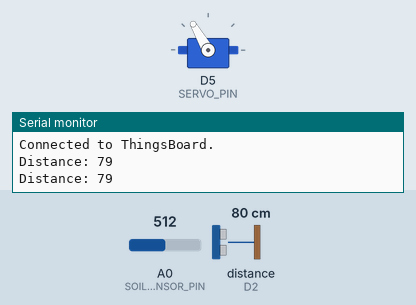
The program below on a simulated ESP8266 (NodeMCU). Parts: servo, the last lines printed to the serial monitor. Wiring (inferred from the names in the program): ultrasonic range finder: trigger D1; echo D2. The inputs (shaded band) are chosen by the test bench; at power-on: distance to the obstacle (sensor on D2) 80 cm, A0 (SOIL_SENSOR_PIN) = 512. The echo pulse lasts 58.3 µs per cm; WiFi joins after 1.5 s; servers stay silent unless stated; no MQTT or app messages arrive unless stated.

Above: at 3.2 s.
3.3 s: distance to the obstacle (sensor on D2) set to 19 cm
5.5 s: distance to the obstacle (sensor on D2) set to 15 cm
At 7.0 s:
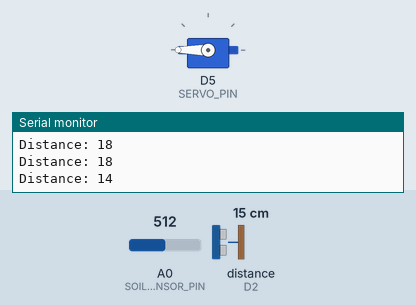
9.6 s: distance to the obstacle (sensor on D2) set to 12 cm
12.0 s: distance to the obstacle (sensor on D2) set to 9 cm
At 14.4 s:
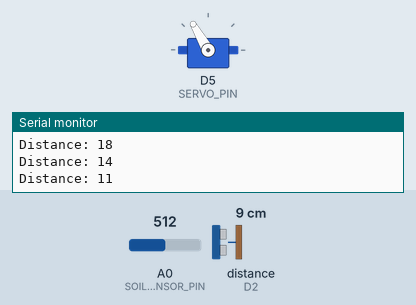
Timing chart, 0 to 15.9 s (numbered marks = the images above; inputs shaded):
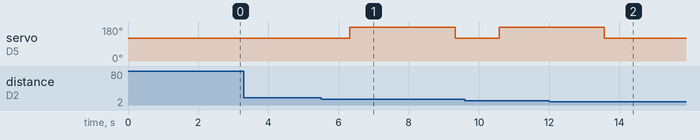

Measured:
- the behaviour switches between 17 and 16 cm on distance to the obstacle (sensor on D2) (found by bisection; images 0 and 1)
- the behaviour switches between 11 and 10 cm on distance to the obstacle (sensor on D2) (found by bisection; images 1 and 2)
- after the input at 5.5 s, servo on D5 (SERVO_PIN): 120° → 180° after 0.82 s, → 120° 3.0 s later
- after the input at 12.0 s, servo on D5 (SERVO_PIN): goes on until 13.6 s, then stays 120°

The program:

main.cpp
```cpp
#include <ESP8266WiFi.h> // Library untuk menghubungkan ESP8266 ke jaringan Wi-Fi
#include <PubSubClient.h> // Library untuk komunikasi MQTT
#include <Servo.h> // Library untuk mengontrol servo motor

// Wi-Fi Configuration
const char *ssid = "BIZNET"; // Nama SSID jaringan Wi-Fi
const char *password = "biznet321"; // Password jaringan Wi-Fi

// ThingsBoard Configuration
const char *mqttServer = "demo.thingsboard.io"; // Server ThingsBoard
const int mqttPort = 1883; // Port MQTT untuk komunikasi
const char *tbToken = "wahanoh21gu56eepdk9m"; // Token autentikasi ThingsBoard

WiFiClient wifiClient; // Objek untuk mengelola koneksi Wi-Fi
PubSubClient mqttClient(wifiClient); // Objek untuk mengelola komunikasi MQTT menggunakan koneksi Wi-Fi

// Pin Configuration
#define SOIL_SENSOR_PIN A0 // Pin untuk sensor kelembaban tanah
#define TRIGGER_PIN D1 // Pin Trigger untuk sensor ultrasonik
#define ECHO_PIN D2 // Pin Echo untuk sensor ultrasonik
#define SERVO_PIN D5 // Pin untuk mengontrol microservo

// Threshold Values
const int soilThreshold = 1000; // Ambang batas kelembaban tanah untuk menentukan jenis sampah
const int minDistance = 10; // Jarak minimal untuk mendeteksi sampah

// Default Maximum Counts
int maxWetCount = 20; // Jumlah maksimum untuk sampah basah
int maxDryCount = 20; // Jumlah maksimum untuk sampah kering

// Counters
int wetCount = 0; // Counter untuk sampah basah
int dryCount = 0; // Counter untuk sampah kering

// Flags for Full Status
bool wetFull = false; // Status apakah tempat sampah basah penuh
bool dryFull = false; // Status apakah tempat sampah kering penuh

// Servo Positions
const int servoWetPosition = 180; // Posisi servo untuk sampah basah
const int servoDryPosition = 0; // Posisi servo untuk sampah kering
const int servoNeutralPosition = 120; // Posisi netral servo

Servo myServo; // Objek untuk mengontrol servo motor

// Location Information
float latitude = -6.969282; // Lokasi latitude tempat sampah
float longitude = 107.6255821; // Lokasi longitude tempat sampah
const char *binName = "Trash Bin 1"; // Nama tempat sampah

// Timing for stabilization
unsigned long lastDetected = 0; // Waktu terakhir mendeteksi sampah
const unsigned long detectionInterval = 1000; // Interval stabil dalam milidetik

void sendTelemetry(const char *key, int value); // Deklarasi fungsi untuk mengirim data telemetri

// Function to Read Distance from Ultrasonic Sensor
long readUltrasonicDistance() {
  digitalWrite(TRIGGER_PIN, LOW); // Pastikan Trigger dalam keadaan LOW
  delayMicroseconds(2); // Tunggu 2 mikrodetik
  digitalWrite(TRIGGER_PIN, HIGH); // Aktifkan Trigger
  delayMicroseconds(10); // Tunggu 10 mikrodetik
  digitalWrite(TRIGGER_PIN, LOW); // Matikan Trigger
  long duration = pulseIn(ECHO_PIN, HIGH); // Hitung waktu pantulan dari sensor ultrasonik
  return duration * 0.034 / 2; // Konversi waktu menjadi jarak dalam cm
}

int readAverageSoilMoisture() {
  int sum = 0; // Variabel untuk menyimpan jumlah pembacaan
  const int readings = 5; // Jumlah pembacaan untuk rata-rata
  for (int i = 0; i < readings; i++) { // Loop untuk membaca nilai beberapa kali
    sum += analogRead(SOIL_SENSOR_PIN); // Baca nilai dari sensor kelembaban tanah
    delay(50); // Tunggu 50 milidetik antar pembacaan
  }
  return sum / readings; // Kembalikan rata-rata nilai pembacaan
}

void connectToWiFi() {
  Serial.print("Connecting to Wi-Fi..."); // Tampilkan pesan status
  WiFi.begin(ssid, password); // Mulai koneksi ke Wi-Fi
  while (WiFi.status() != WL_CONNECTED) { // Tunggu hingga perangkat terhubung
    delay(1000); // Tunggu 1 detik
    Serial.print("."); // Tampilkan titik untuk indikasi
  }
  Serial.println("\nConnected to Wi-Fi."); // Tampilkan pesan berhasil
}

void connectToThingsBoard() {
  while (!mqttClient.connected()) { // Tunggu hingga koneksi MQTT terhubung
    Serial.println("Connecting to ThingsBoard..."); // Tampilkan pesan status
    if (mqttClient.connect("ESP8266", tbToken, NULL)) { // Hubungkan ke server ThingsBoard dengan token
      Serial.println("Connected to ThingsBoard."); // Tampilkan pesan berhasil
      sendTelemetry("wet_count", wetCount); // Kirim data awal wet_count
      sendTelemetry("dry_count", dryCount); // Kirim data awal dry_count
      sendTelemetry("wet_status", 0); // Kirim status awal tempat sampah basah
      sendTelemetry("dry_status", 0); // Kirim status awal tempat sampah kering
    } else {
      Serial.println("Failed to connect. Retrying in 5 seconds..."); // Tampilkan pesan gagal
      delay(5000); // Tunggu 5 detik sebelum mencoba lagi
    }
  }
}

void sendTelemetry(const char *key, int value) {
  char payload[64]; // Buffer untuk payload JSON
  snprintf(payload, sizeof(payload), "{\"%s\": %d}", key, value); // Buat payload JSON
  mqttClient.publish("v1/devices/me/telemetry", payload); // Kirim data ke ThingsBoard
}

void sendCombinedTelemetry(float moisturePercentage, const char *status, int wetCount, int dryCount, float latitude, float longitude, const char *binName) {
  char payload[256]; // Buffer untuk payload JSON
  snprintf(payload, sizeof(payload),
           "{\"moisture_percentage\": %.2f, \"status\": \"%s\", \"wet_count\": %d, \"dry_count\": %d, \"latitude\": %.7f, \"longitude\": %.7f, \"bin_name\": \"%s\"}",
           moisturePercentage, status, wetCount, dryCount, latitude, longitude, binName); // Buat payload JSON
  mqttClient.publish("v1/devices/me/telemetry", payload); // Kirim data ke ThingsBoard
}

void scanSoilAndMoveServo() {
  if (wetFull && dryFull) { // Periksa apakah kedua tempat sampah penuh
    Serial.println("Both bins are full. Waiting for reset..."); // Tampilkan pesan status
    return; // Hentikan proses jika penuh
  }

  long distance = readUltrasonicDistance(); // Baca jarak dari sensor ultrasonik
  Serial.print("Distance: "); // Tampilkan jarak
  Serial.println(distance);

  if (distance >= 10 && distance <= 15) { // Periksa apakah jarak berada dalam jangkauan
    int soilMoistureValue = readAverageSoilMoisture(); // Baca kelembaban tanah
    float moisturePercentage = (float)(1023 - soilMoistureValue) / 1023.0 * 100.0; // Hitung persentase kelembaban

    unsigned long currentMillis = millis(); // Dapatkan waktu saat ini
    if (!wetFull && soilMoistureValue < soilThreshold) { // Periksa jika tempat sampah basah tidak penuh
      if (currentMillis - lastDetected >= detectionInterval) { // Stabilkan pendeteksian
        lastDetected = currentMillis; // Perbarui waktu terakhir
        wetCount++; // Tambahkan wetCount
        if (wetCount >= maxWetCount) { // Periksa apakah tempat sampah basah penuh
          wetFull = true; // Tandai sebagai penuh
          sendTelemetry("wet_status", 1); // Kirim status penuh ke ThingsBoard
          Serial.println("Wet bin is full."); // Tampilkan pesan status
        }
        myServo.write(servoWetPosition); // Gerakkan servo ke posisi basah
        sendCombinedTelemetry(moisturePercentage + 40, "Wet Waste", wetCount, dryCount, latitude, longitude, binName); // Kirim data ke ThingsBoard
      }
    } else if (!dryFull && soilMoistureValue >= soilThreshold) { // Periksa jika tempat sampah kering tidak penuh
      if (currentMillis - lastDetected >= detectionInterval) { // Stabilkan pendeteksian
        lastDetected = currentMillis; // Perbarui waktu terakhir
        dryCount++; // Tambahkan dryCount
        if (dryCount >= maxDryCount) { // Periksa apakah tempat sampah kering penuh
          dryFull = true; // Tandai sebagai penuh
          sendTelemetry("dry_status", 1); // Kirim status penuh ke ThingsBoard
          Serial.println("Dry bin is full."); // Tampilkan pesan status
        }
        myServo.write(servoDryPosition); // Gerakkan servo ke posisi kering
        sendCombinedTelemetry(moisturePercentage + 40, "Dry Waste", wetCount, dryCount, latitude, longitude, binName); // Kirim data ke ThingsBoard
      }
    }

    delay(3000); // Tambahkan jeda sebelum kembali ke posisi netral
    myServo.write(servoNeutralPosition); // Kembalikan servo ke posisi netral
  }
}

void setup() {
  Serial.begin(115200); // Inisialisasi komunikasi serial dengan baud rate 115200
  pinMode(TRIGGER_PIN, OUTPUT); // Atur pin Trigger sebagai output
  pinMode(ECHO_PIN, INPUT); // Atur pin Echo sebagai input
  pinMode(SOIL_SENSOR_PIN, INPUT); // Atur pin sensor kelembaban tanah sebagai input

  myServo.attach(SERVO_PIN); // Hubungkan servo ke pin yang ditentukan
  myServo.write(servoNeutralPosition); // Atur servo ke posisi netral

  connectToWiFi(); // Hubungkan ke jaringan Wi-Fi
  mqttClient.setServer(mqttServer, mqttPort); // Atur server MQTT ThingsBoard

  connectToThingsBoard(); // Hubungkan ke ThingsBoard
}

void loop() {
  connectToThingsBoard(); // Pastikan koneksi ke ThingsBoard tetap aktif
  mqttClient.loop(); // Pastikan loop MQTT tetap berjalan

  scanSoilAndMoveServo(); // Pindai sensor dan gerakkan servo sesuai kondisi
  delay(1000); // Tunggu 1 detik sebelum membaca ulang
}
```
